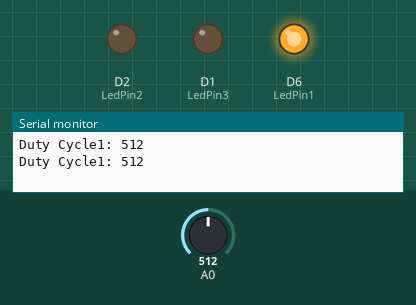
This sketch was run on a simulated ESP8266 (NodeMCU). Parts: output pins drawn as LEDs (lit = HIGH), the last lines printed to the serial monitor. The inputs (shaded band) are chosen by the test bench; at power-on: A0 = 512.

Above: at 1.8 s.
1.9 s: A0 set to 585
3.4 s: A0 set to 607
At 4.4 s:
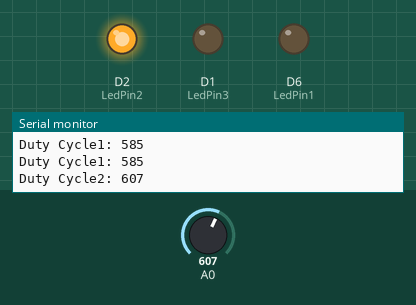
5.5 s: A0 set to 789
7.2 s: A0 set to 811
At 8.7 s:
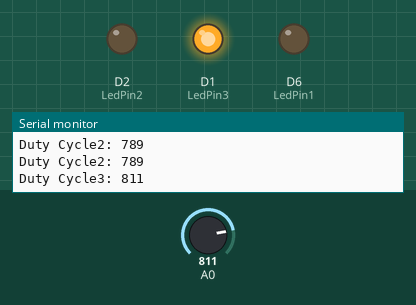
9.5 s: A0 set to 790
At 11.2 s:
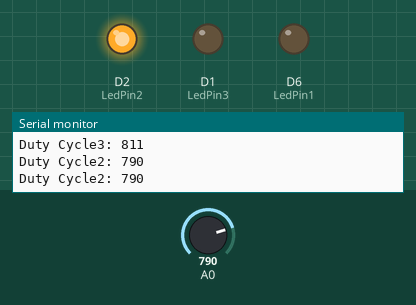
11.5 s: A0 set to 810
At 13.0 s:
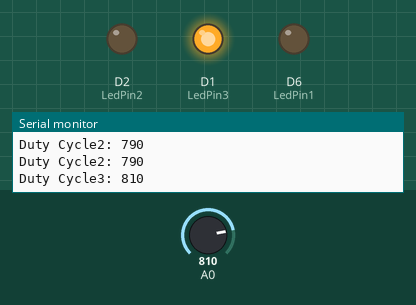
Timing chart, 0 to 14.5 s (numbered marks = the images above; inputs shaded):
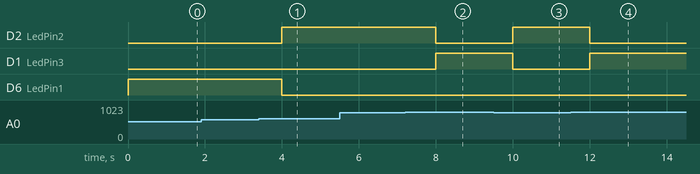

The sketch:

3ledlightsusingldr.ino
```cpp
int LedPin1=D6;
int LedPin2=D2;
int LedPin3=D1;
void setup() {
  // put your setup code here, to run once:
  Serial.begin(9600);
  pinMode(LedPin1,OUTPUT);
  pinMode(LedPin2,OUTPUT);
  pinMode(LedPin3,OUTPUT);


}

void loop() {
  // put your main code here, to run repeatedly:
  int dutycycle=analogRead(A0);
  if(dutycycle>1&& dutycycle<601)
  {
  Serial.print("Duty Cycle1: ");
  Serial.println(dutycycle);
  digitalWrite(LedPin1,HIGH);
  digitalWrite(LedPin2,LOW);
  digitalWrite(LedPin3,LOW);


  delay(1000);
  }
  if(dutycycle>600&& dutycycle<800)
  {
  Serial.print("Duty Cycle2: ");
  Serial.println(dutycycle);
  digitalWrite(LedPin1,LOW);
  digitalWrite(LedPin2,HIGH);
  digitalWrite(LedPin3,LOW);
  delay(1000);
  }
  if(dutycycle>800)
  {

  Serial.print("Duty Cycle3: ");
  Serial.println(dutycycle);
  digitalWrite(LedPin1,LOW);
  digitalWrite(LedPin2,LOW);
  digitalWrite(LedPin3,HIGH);
  delay(1000);
  }

}
```

Measured:
- the behaviour switches between 600 and 601 on A0 (found by bisection; images 0 and 1)
- the behaviour switches between 800 and 801 on A0 (found by bisection; images 1 and 2)
- after the input at 3.4 s, D2 (LedPin2): LOW → HIGH after 0.60 s; D6 (LedPin1): HIGH → LOW after 0.60 s
- after the input at 7.2 s, D2 (LedPin2): HIGH → LOW after 0.80 s; D1 (LedPin3): LOW → HIGH after 0.80 s
- after the input at 9.5 s, D2 (LedPin2): LOW → HIGH after 0.50 s; D1 (LedPin3): HIGH → LOW after 0.50 s
- after the input at 11.5 s, D2 (LedPin2): HIGH → LOW after 0.50 s; D1 (LedPin3): LOW → HIGH after 0.50 s
